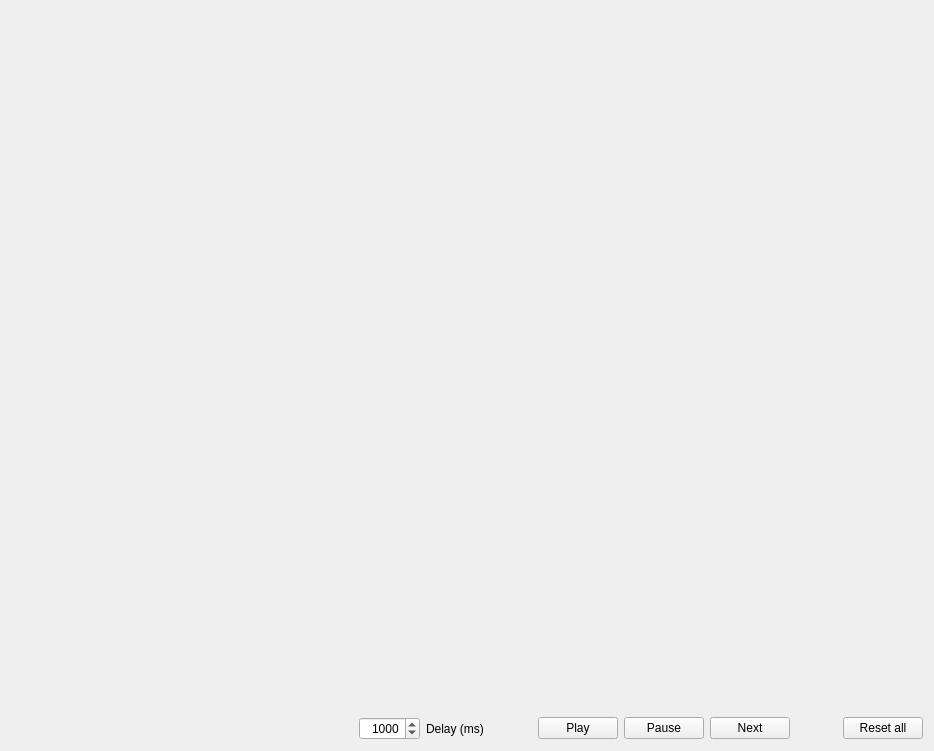
<?xml version="1.0" encoding="UTF-8"?>
<ui version="4.0">
 <class>MainWindow</class>
 <widget class="QMainWindow" name="MainWindow">
  <property name="geometry">
   <rect>
    <x>0</x>
    <y>0</y>
    <width>934</width>
    <height>638</height>
   </rect>
  </property>
  <property name="windowTitle">
   <string>MainWindow</string>
  </property>
  <widget class="QWidget" name="centralwidget">
   <layout class="QFormLayout" name="formLayout">
    <item row="0" column="0" colspan="2">
     <layout class="QVBoxLayout" name="game_win">
      <property name="topMargin">
       <number>700</number>
      </property>
     </layout>
    </item>
    <item row="1" column="0" colspan="2">
     <layout class="QHBoxLayout" name="horizontalLayout_3">
      <item>
       <spacer name="horizontalSpacer_2">
        <property name="orientation">
         <enum>Qt::Horizontal</enum>
        </property>
        <property name="sizeHint" stdset="0">
         <size>
          <width>40</width>
          <height>20</height>
         </size>
        </property>
       </spacer>
      </item>
      <item>
       <layout class="QHBoxLayout" name="horizontalLayout_2">
        <item>
         <widget class="QSpinBox" name="delay">
          <property name="wrapping">
           <bool>false</bool>
          </property>
          <property name="frame">
           <bool>true</bool>
          </property>
          <property name="alignment">
           <set>Qt::AlignRight|Qt::AlignTrailing|Qt::AlignVCenter</set>
          </property>
          <property name="minimum">
           <number>1</number>
          </property>
          <property name="maximum">
           <number>99999</number>
          </property>
          <property name="value">
           <number>1000</number>
          </property>
         </widget>
        </item>
        <item>
         <widget class="QLabel" name="l_delay">
          <property name="text">
           <string>Delay (ms)</string>
          </property>
         </widget>
        </item>
       </layout>
      </item>
      <item>
       <layout class="QHBoxLayout" name="horizontalLayout">
        <item>
         <spacer name="horizontalSpacer_3">
          <property name="orientation">
           <enum>Qt::Horizontal</enum>
          </property>
          <property name="sizeHint" stdset="0">
           <size>
            <width>40</width>
            <height>20</height>
           </size>
          </property>
         </spacer>
        </item>
        <item>
         <widget class="QPushButton" name="play">
          <property name="text">
           <string>Play</string>
          </property>
         </widget>
        </item>
        <item>
         <widget class="QPushButton" name="pause">
          <property name="text">
           <string>Pause</string>
          </property>
         </widget>
        </item>
        <item>
         <widget class="QPushButton" name="next">
          <property name="text">
           <string>Next</string>
          </property>
         </widget>
        </item>
        <item>
         <spacer name="horizontalSpacer">
          <property name="orientation">
           <enum>Qt::Horizontal</enum>
          </property>
          <property name="sizeHint" stdset="0">
           <size>
            <width>40</width>
            <height>20</height>
           </size>
          </property>
         </spacer>
        </item>
       </layout>
      </item>
      <item>
       <widget class="QPushButton" name="reset">
        <property name="text">
         <string>Reset all</string>
        </property>
       </widget>
      </item>
     </layout>
    </item>
   </layout>
  </widget>
 </widget>
 <layoutdefault spacing="6" margin="11"/>
 <resources/>
 <connections/>
</ui>
